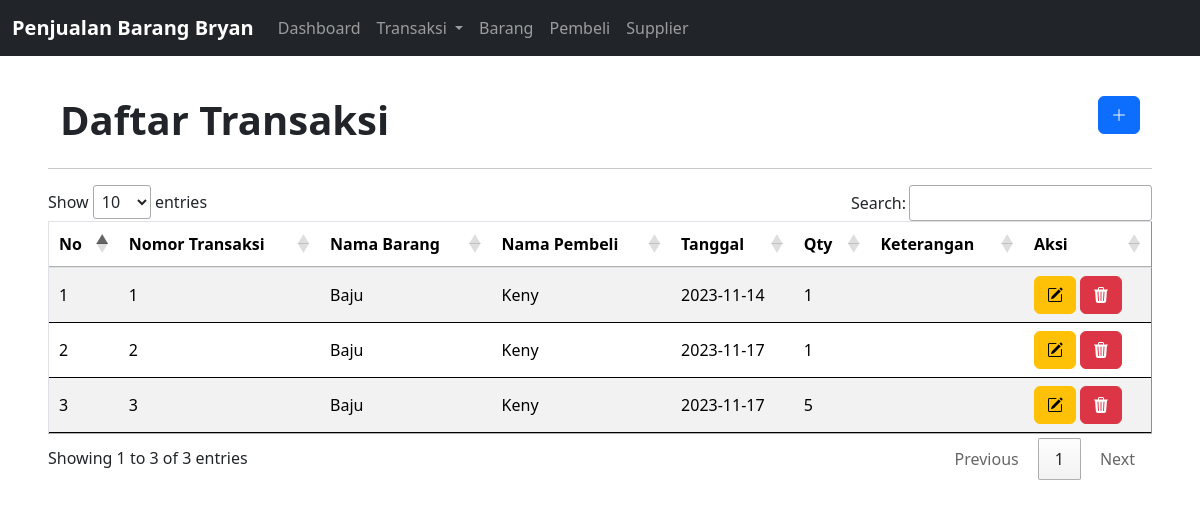
Page /transaksi.php on the committed database.
### tables this page shows
CREATE TABLE `transaksi` (
  `id_transaksi` int(11) NOT NULL,
  `id_barang` int(11) NOT NULL,
  `id_pembeli` int(11) NOT NULL,
  `tanggal` date NOT NULL,
  `qty` int(11) NOT NULL,
  `keterangan` varchar(100) NOT NULL
);

CREATE TABLE `barang` (
  `id_barang` int(11) NOT NULL,
  `nama_barang` varchar(20) NOT NULL,
  `harga` int(11) NOT NULL,
  `stok` int(11) NOT NULL,
  `id_suplier` int(11) NOT NULL
);

CREATE TABLE `pembeli` (
  `id_pembeli` int(11) NOT NULL,
  `nama_pembeli` varchar(30) NOT NULL,
  `jk` char(1) NOT NULL,
  `no_telp` char(14) NOT NULL,
  `alamat` varchar(50) NOT NULL
);

### transaksi.php (the view, shortened to what this page needs)
<?php
require 'backend/function.php';
$i = 1;
$get = mysqli_query($con, "SELECT transaksi.*, barang.*, pembeli.*
FROM transaksi
LEFT JOIN barang ON transaksi.id_barang=barang.id_barang
LEFT JOIN pembeli ON transaksi.id_pembeli=pembeli.id_pembeli;");
?>
<!DOCTYPE html>
<html lang="en">
<head>
    <link href="https://cdn.jsdelivr.net/npm/bootstrap@5.3.2/dist/css/bootstrap.min.css" rel="stylesheet" />
    <link rel="stylesheet" href="https://cdn.jsdelivr.net/npm/bootstrap-icons@1.11.1/font/bootstrap-icons.css" />
    <link rel="stylesheet" href="https://cdn.datatables.net/1.13.6/css/jquery.dataTables.min.css" />
</head>
<body class="p-5">
<?php
    include 'nav.php';
    ?>
    <div class="container-fluid mt-5">
        <div class="row">
            <div class="col-6">
            <h1 class="fw-bold">Daftar Transaksi</h1>
            </div>
            <div class="col-6">
            <button type="button" class="btn btn-primary float-end" data-bs-toggle="modal" data-bs-target="#Insert">
            <i class="bi bi-plus-lg"></i>
                  </button>
            </div>
        </div>
    </div>
    <hr>
    <table id="example" border="1" width="100%" class="table table-striped">
        <thead>
            <tr>
                <th>No</th>
                <th>Nomor Transaksi</th>
                <th>Nama Barang</th>
                <th>Nama Pembeli</th>
                <th>Tanggal</th>
                <th>Qty</th>
                <th>Keterangan</th>
                <th>Aksi</th>
            </tr>
        </thead>
        <tbody>
            <?php
    while($tr=mysqli_fetch_assoc($get)){
        $id_transaksi = $tr['id_transaksi'];
        $nama_barang = $tr['nama_barang'];
        $nama_pembeli = $tr['nama_pembeli'];
        $tanggal = $tr['tanggal'];
        $qty = $tr['qty'];
        $keterangan = $tr['keterangan'];
            ?>
            <tr>
                <td><?= $i++?></td>
                <td><?= $id_transaksi;?></td>
                <td><?= $nama_barang;?></td>
                <td><?= $nama_pembeli;?></td>
                <td><?= $tanggal;?></td>
                <td><?= $qty;?></td>
                <td><?= $keterangan;?></td>
                <td>
                <button type="button" class="btn btn-warning" data-bs-toggle="modal" data-bs-target="#Edit<?=$id_transaksi;?>">
                        <i class="bi bi-pencil-square"></i>
                      </button>
                      <button type="button" class="btn btn-danger" data-bs-toggle="modal" data-bs-target="#Delete<?=$id_transaksi;?>">
                        <i class="bi bi-trash3-fill"></i>
                </td>
            </tr>
            <?php }; ?>
        </tbody>
    </table>
</body>
</html>

### rows in the picture
transaksi: id_transaksi "1", id_barang.nama_barang "Baju", id_pembeli.nama_pembeli "Keny", tanggal "2023-11-14", qty "1"
transaksi: id_transaksi "2", id_barang.nama_barang "Baju", id_pembeli.nama_pembeli "Keny", tanggal "2023-11-17", qty "1"
transaksi: id_transaksi "3", id_barang.nama_barang "Baju", id_pembeli.nama_pembeli "Keny", tanggal "2023-11-17", qty "5"
